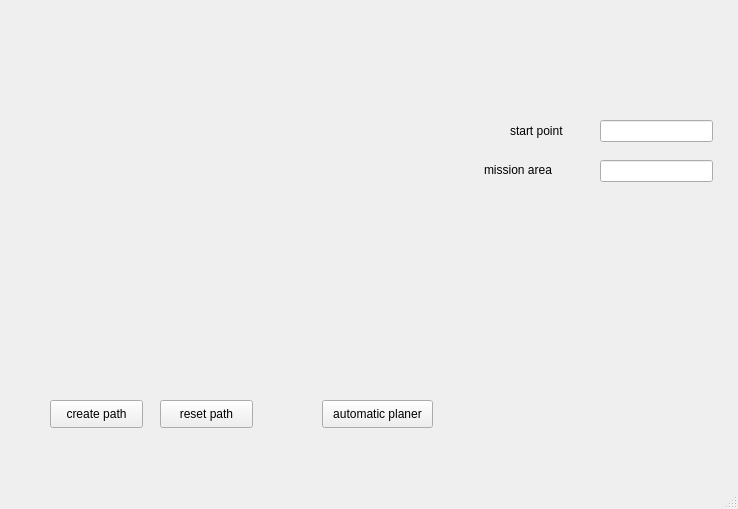
<?xml version="1.0" encoding="UTF-8"?>
<ui version="4.0">
 <class>MainWindow</class>
 <widget class="QMainWindow" name="MainWindow">
  <property name="geometry">
   <rect>
    <x>0</x>
    <y>0</y>
    <width>738</width>
    <height>509</height>
   </rect>
  </property>
  <property name="windowTitle">
   <string>MainWindow</string>
  </property>
  <widget class="QWidget" name="centralwidget">
   <widget class="QLineEdit" name="lineEdit">
    <property name="geometry">
     <rect>
      <x>600</x>
      <y>120</y>
      <width>113</width>
      <height>22</height>
     </rect>
    </property>
   </widget>
   <widget class="QLabel" name="label">
    <property name="geometry">
     <rect>
      <x>510</x>
      <y>120</y>
      <width>71</width>
      <height>21</height>
     </rect>
    </property>
    <property name="text">
     <string>start point</string>
    </property>
   </widget>
   <widget class="QLineEdit" name="lineEdit_2">
    <property name="geometry">
     <rect>
      <x>600</x>
      <y>160</y>
      <width>113</width>
      <height>22</height>
     </rect>
    </property>
   </widget>
   <widget class="QLabel" name="label_2">
    <property name="geometry">
     <rect>
      <x>484</x>
      <y>160</y>
      <width>81</width>
      <height>20</height>
     </rect>
    </property>
    <property name="text">
     <string>mission area</string>
    </property>
   </widget>
   <widget class="QWidget" name="planer_field" native="true">
    <property name="geometry">
     <rect>
      <x>39</x>
      <y>39</y>
      <width>411</width>
      <height>341</height>
     </rect>
    </property>
   </widget>
   <widget class="QPushButton" name="create_path">
    <property name="geometry">
     <rect>
      <x>50</x>
      <y>400</y>
      <width>93</width>
      <height>28</height>
     </rect>
    </property>
    <property name="text">
     <string>create path</string>
    </property>
   </widget>
   <widget class="QPushButton" name="reset_path">
    <property name="geometry">
     <rect>
      <x>160</x>
      <y>400</y>
      <width>93</width>
      <height>28</height>
     </rect>
    </property>
    <property name="text">
     <string>reset path</string>
    </property>
   </widget>
   <widget class="QPushButton" name="auto_planer">
    <property name="geometry">
     <rect>
      <x>322</x>
      <y>400</y>
      <width>111</width>
      <height>28</height>
     </rect>
    </property>
    <property name="text">
     <string>automatic planer</string>
    </property>
   </widget>
   <zorder>lineEdit</zorder>
   <zorder>label</zorder>
   <zorder>lineEdit_2</zorder>
   <zorder>label_2</zorder>
   <zorder>create_path</zorder>
   <zorder>reset_path</zorder>
   <zorder>auto_planer</zorder>
   <zorder>planer_field</zorder>
  </widget>
  <widget class="QMenuBar" name="menubar">
   <property name="geometry">
    <rect>
     <x>0</x>
     <y>0</y>
     <width>738</width>
     <height>26</height>
    </rect>
   </property>
  </widget>
  <widget class="QStatusBar" name="statusbar"/>
 </widget>
 <resources/>
 <connections/>
</ui>
